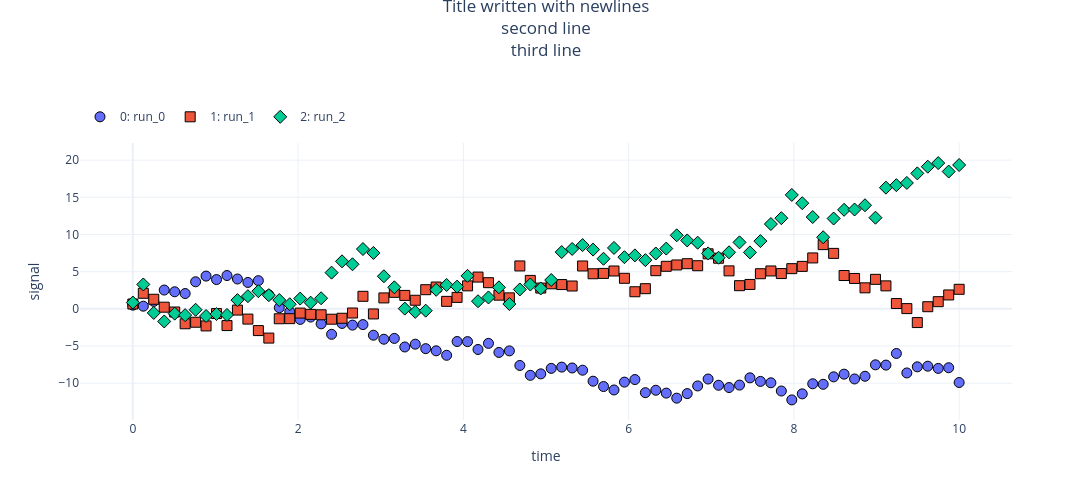

The notebook cell this image was saved under:
### Markdown cell above
### 1b. Newlines (`\n`) work too

Plotly itself only breaks lines on `<br>`. Unichart now normalizes `\n` to `<br>`
so a Python newline both renders as a line break *and* gets counted when reserving
space.

### Code cell
nb.plot(
    x='time', y='signal',
    suptitle='Title written with newlines\nsecond line\nthird line',
    figsize=(11, 5),
)
